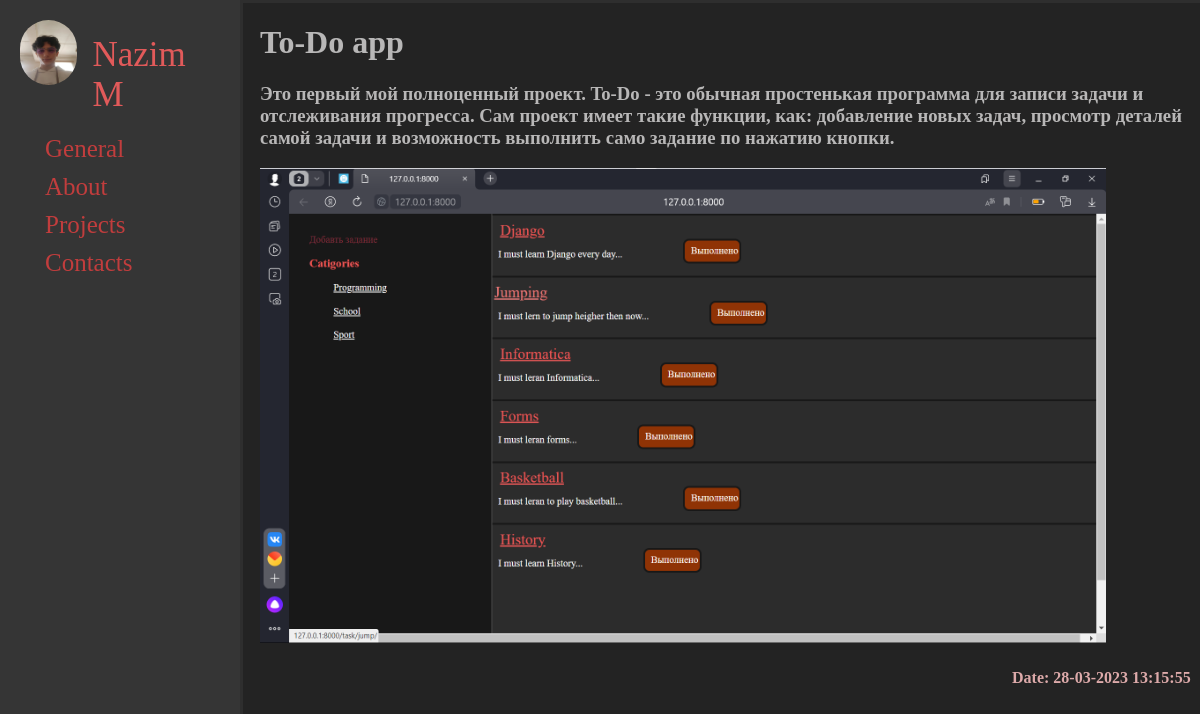
Screenshot of /project/todo with the database file from the repository.
### main/models.py (models this page shows, shortened)
class Post(models.Model):
    title = models.CharField(max_length=250)
    text = models.TextField()
    photo = models.ImageField(upload_to="photos/%Y/%m/%d/", null=True, blank=True)
    git = models.URLField(max_length=900, null=True, blank=True)
    date = models.DateTimeField(auto_now_add=True)
    slug = models.SlugField(max_length=250)

### main/views.py (the view)
# urls.py: path('project/<slug:slug>', ProjectDetail.as_view(), name='project_detail'),
class ProjectDetail(DetailView):
    model = Post
    template_name = 'main/project_detail.html'
    slug_field = 'slug'

### main/templates/main/project_detail.html
{% extends 'main/base.html' %}
{% block content %}
    <div class="cont">
        <div class="post">
            <h1>{{object.title}}</h1>
            <h3>{{object.text}}</h3>
            {% if object.photo %}
            <p><img class="img_post" src="{{ object.photo.url }}" alt=""></p>
            {% endif%}
            <h4 class="date">Date: {{object.date|date:"d-m-Y H:i:s"}}</h4>
        </div>
    </div>
{% endblock %}

### main/static/main/css/main.css (style rules this page uses)
body { display: flex; margin: 0; background-color: #232323; height: 100vh; }
html { height: 100vh; }
.img_post { height: 60%; width: 90%; }
.post { margin-left: 20px; }
.cont { border-top: 3px solid #2e2e2e; width: 100%; }
.date { margin-left: 80%; color: #ddaaaa; }

### rows the page displays
Post: title "To-Do app", text "Это первый мой полноценный проект. To-Do - это обычная простенькая программа для записи задачи и отслеживания прогресса. Сам проект имеет такие функции, как: добавление новых задач, просмотр деталей самой задачи и возможность выполнить само задание по нажатию кнопки.", photo (picture), date "28-03-2023 13:15:55"
